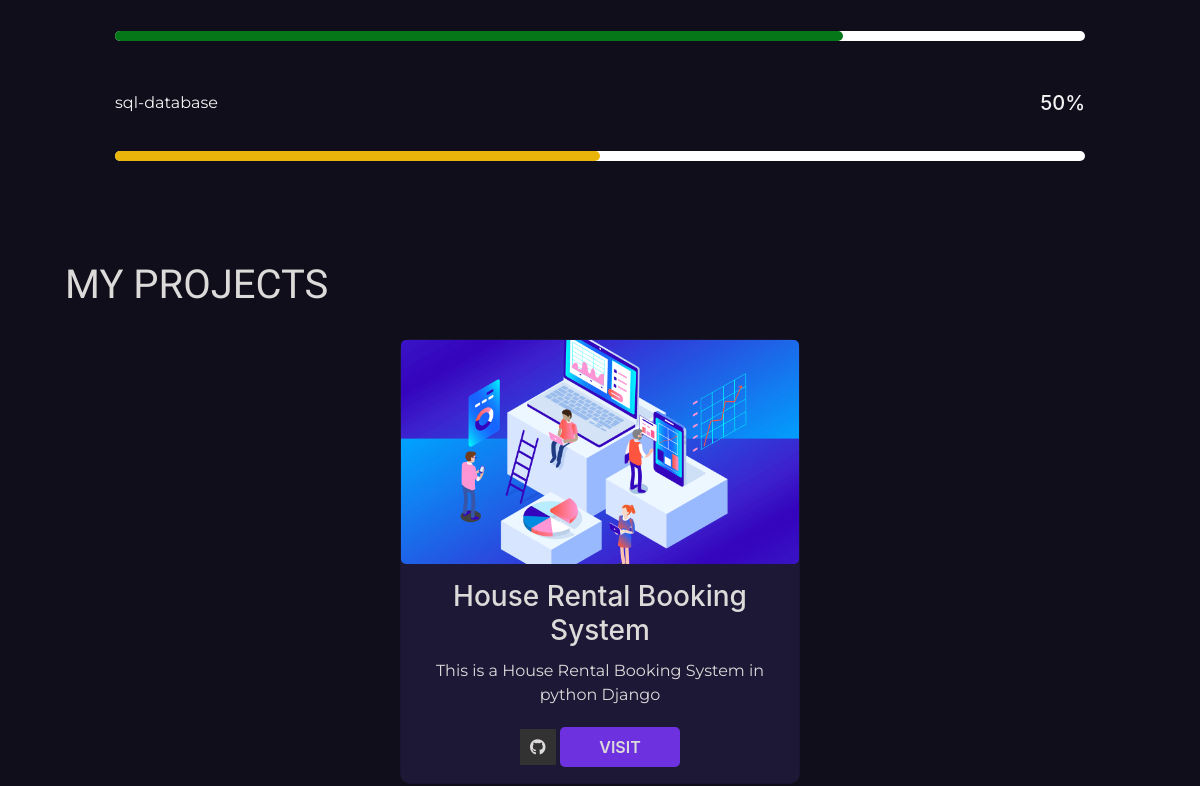
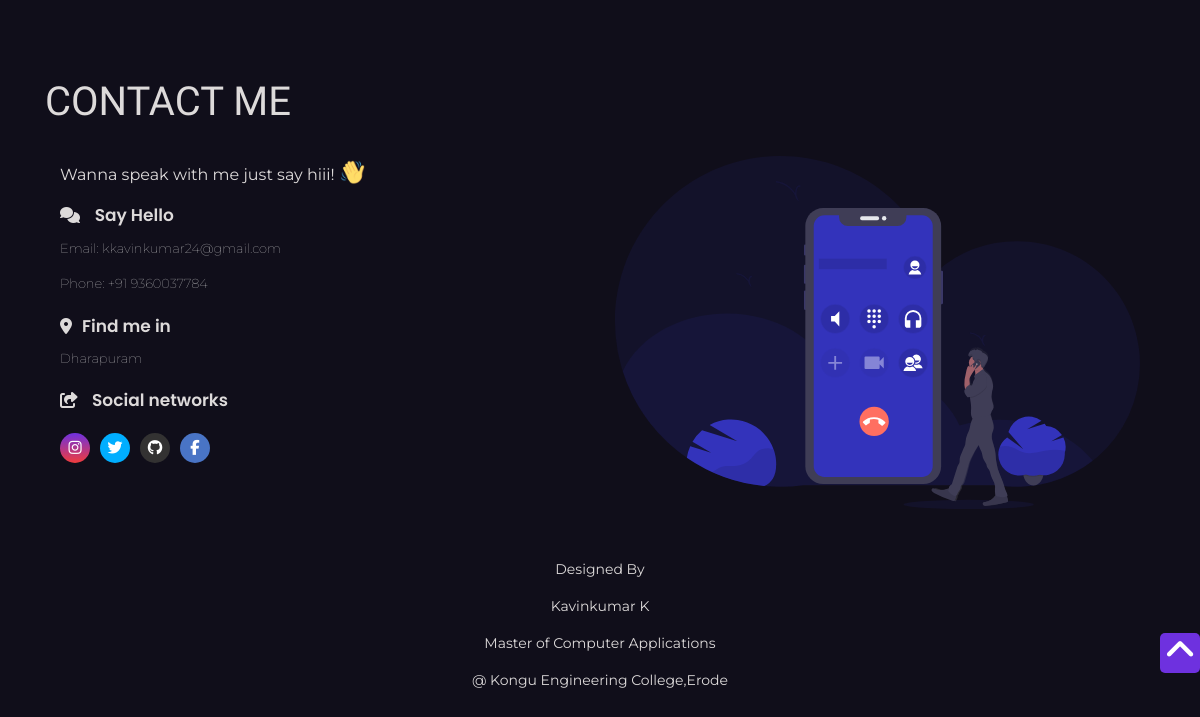
Before: / (lower part) with the older database file (2 pictures, top to bottom).
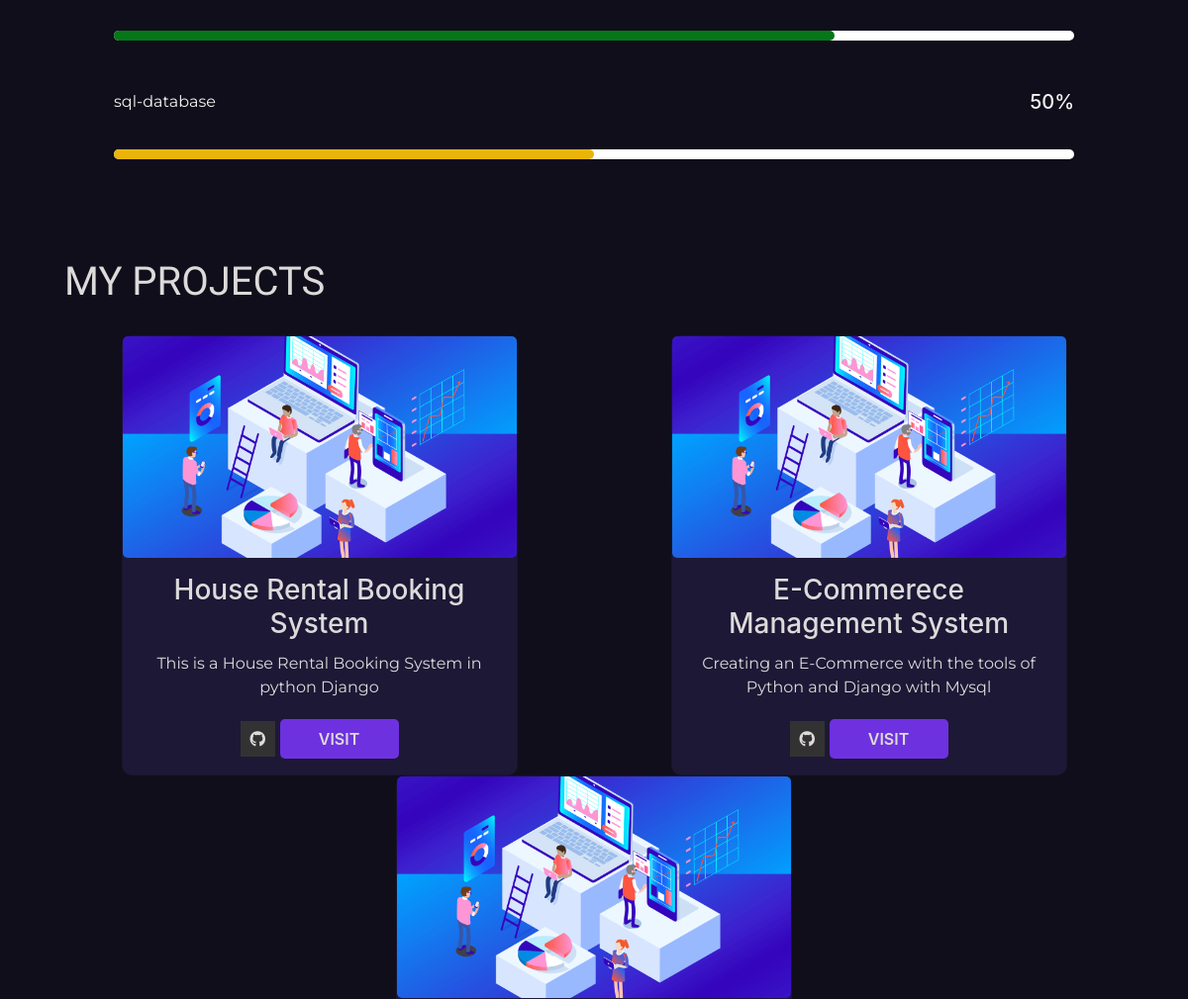
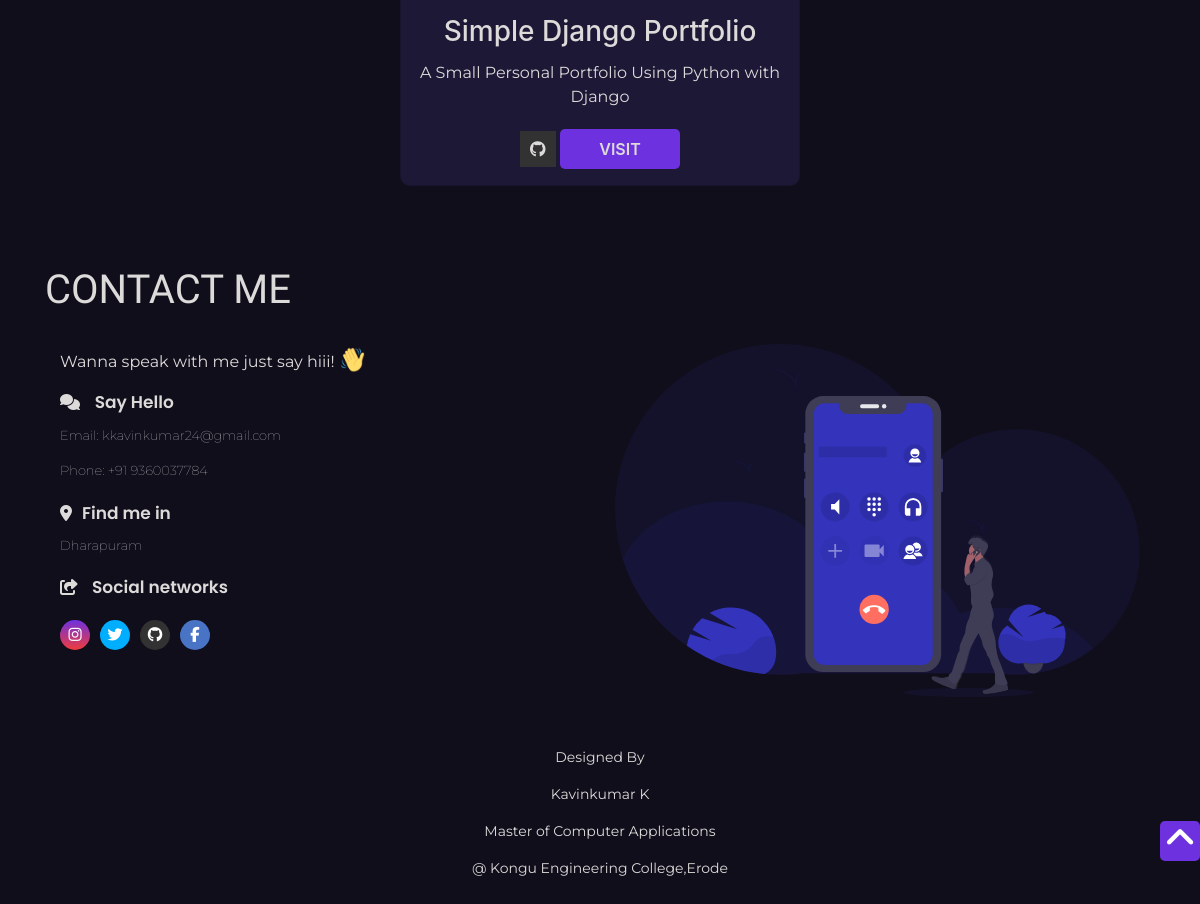
After: the same page with the newer database file (2 pictures, top to bottom).
### feeds/models.py (models this page shows, shortened)
class Projects(models.Model):
    title = models.CharField(max_length=50, blank=True, null=True)
    skill = models.TextField(max_length=230, blank=True, null=True)
    link = models.URLField(blank=True, null=True)
    image = models.URLField(blank=True, null=True)

class PersonalInformation(models.Model):
    name_complete = models.CharField(max_length=50, blank=True, null=True)
    avatar = models.URLField(blank=True, null=True)
    mini_about = models.TextField(blank=True, null=True)
    address = models.CharField(max_length=100, blank=True, null=True)
    phone = models.CharField(max_length=20, blank=True, null=True)
    email = models.EmailField(max_length=255, blank=True, null=True)
    cv = models.FileField(upload_to='cv', blank=True, null=True)
    github = models.URLField(blank=True, null=True)
    linkedin = models.URLField(blank=True, null=True)
    facebook = models.URLField(blank=True, null=True)
    twitter = models.URLField(blank=True, null=True)
    instagram = models.URLField(blank=True, null=True)
    mycv = models.URLField(blank=True, null=True)

### feeds/views.py (the view)
# urls.py: path('',views.home_page,name="main_home" )
def home_page(request):
    myinfo = PersonalInformation.objects.all()
    myabout = About.objects.all()
    myskills = Projects.objects.all()
    skills = Skills.objects.all()
    context = {
        "info": myinfo,
        "about": myabout,
        "skills": myskills,
        "know": skills
    }
    return render(request, 'home_page.html', context)

### feeds/templates/home_page.html (shortened to what this page needs)
{% load static %}
<!DOCTYPE html>
<html lang="en">
<head>
    <link rel="stylesheet" href="https://unpkg.com/aos@next/dist/aos.css" />
    <link rel="stylesheet" href="https://code.ionicframework.com/ionicons/2.0.1/css/ionicons.min.css">
    <link rel="stylesheet" href="https://unicons.iconscout.com/release/v4.0.0/css/line.css">
    <link rel="stylesheet" href="https://allyoucan.cloud/cdn/icofont/1.0.1/icofont.css">
    <link href='https://cdn.jsdelivr.net/npm/boxicons@2.0.5/css/boxicons.min.css' rel='stylesheet'>
    <link rel="stylesheet" href="https://stackpath.bootstrapcdn.com/bootstrap/4.3.1/css/bootstrap.min.css">
    <link rel="stylesheet" href="{% static 'css/main.css' %}">
</head>
<body data-aos-easing="ease" data-aos-duration="1500" data-aos-delay="0">
    <section class="about its-me " id="about">
        <article>
            <div class="container skills" id="skills">
                <div class="small-container">
                    <div class="row9">
                        <div class="col-md-10 initial-5">
                            <div class="all-bars">
                                <div class="bars aos-init" data-aos="zoom-in" data-aos-delay="500">
                                    <div class="bar-info">
                                    </div>
                                    <div class="bar">
                                        <p id="seven"></p>
                                    </div>
                                </div>
                                <div class="bars aos-init" data-aos="zoom-in" data-aos-delay="500">
                                    <div class="bar-info">
                                        <p>sql-database</p>
                                        <h5>50%</h5>
                                    </div>
                                    <div class="bar">
                                        <p id="five"></p>
                                    </div>
                                </div>
                            </div>
                        </div>
                    </div>
                </div>
            </div>
        </article>
    </section>
    <div class="work">
        <div class="container" id="work">
            <div class="title2">
                <h1>MY PROJECTS</h1>
            </div>
            <div class="small-container">
                <div class="row3">
                    {% for sys in skills %}
                    <div class="card initial-6  w- aos-init" data-aos="zoom-in" data-aos-delay="500">
                        <img src="/static/images/Projects/pro.png" alt="">
                        <div class="card-body col-5-info px-3 py-3">
                            <h3 class="pb-1">{{sys.title}}</h3>
                            <p class="pb-1">{{sys.skill}}</p><i class="fa fa-github"></i>
                            <button><a href="{{sys.link}}">VISIT</a></button>
                        </div>
                    </div>
                    {% endfor %}
                </div>
            </div>
        </div>
    </div>
    <footer id="contact">
        <div class="container">
            <div class="title5">
                <h1>CONTACT ME</h1>
            </div>
            <div class="small-container">
                <div class="row4">
                                         {% for infor in info %}
                    <div class="col-md-6 initial-8 aos-init" data-aos="fade-down-right" data-aos-delay="300">
                        <p id="helo">Wanna speak with me just say hiii! <img src="{%  static 'images/e.png' %}" alt="" id="e" class="wave"></p>
                        <div class="contact-info">
                            <div class="c-ico">
                    <i class="fa fa-comments"></i> <span id="io">Say Hello</span></i>
                            </div>
                            <p>Email: <span>{{infor.email}}</span></p>
                            <p>Phone: <span>{{infor.phone}}</span></p>
                        </div>
                        <div class="contact-info">
                            <div class="c-ico">
                                <i class="fa fa-map-marker"></i><span id="io">Find me in</span>
                            </div>
                            <p><span>{{infor.address}}</span></p>
                        </div>
                        <div class="contact-info obojo">
                            <div class="c-ico">
                                <i class="fa fa-share-square-o"> <span id="io">Social networks</span> </i>
                            </div>
                            <h4>
                                <a href="{{infor.instagram}}"> <i class="fa fa-instagram"></i></a>
                                <a href="{{infor.twitter}}"> <i class="fa fa-twitter"></i></a>
                                <a href="{{infor.github}}"><i class="fa fa-github"></i>
                                </a>
                                <a href="{{infor.facebook}}"><i class="fa fa-facebook" style="background: #4974c5"></i></a>
                            </h4>
                        </div>
                    </div>
                    <div class=" col-md-6 initial-7 aos-init " data-aos="zoom-in " data-aos-delay="700 ">
                        <img src="{% static 'images/19.svg' %} " alt=" ">
                    </div>
                 {% endfor %}
                </div>
                <div class="footing ">
                    <div class="row justify-content-center ">
                        <div class="col-md-4 ">
                            <p>Designed By </p>
                            <p>Kavinkumar K</p>
                            <p>Master of Computer Applications</p>
                            <p id="copy "> @ Kongu Engineering College,Erode
                        </div>
                    </div>
                </div>
            </div>
        </div>
        <div class="up-arrow ">
            <div class="arrow ">
                <a href="# "><i class="fa fa-angle-up "></i>
            </a>
            </div>
        </div>
    </footer>
</body>
</html>

### static/css/main.css (style rules this page uses)
body { background: #100e1a !important; overflow-x: hidden; transition: all 0.5s ease !important; }
html { scroll-behavior: smooth; }
a { text-decoration: none !important; }
.its-me { margin-top: 100px; }
.about .container { max-width: 1400px; margin: auto; }
.skills { padding: 100px 0; }
.bar { background: #fff; height: 10px; width: 100%; border-radius: 30px; }
.row9 { display: flex; align-items: center; justify-content: center; }
.initial-5 { color: #f3f3f3; }
.bar-info { margin-bottom: 20px; }
.bars { margin-top: 50px; }
#five { height: 10px; width: 50%; background: #e9b50a; border-radius: 30px; }
#seven { height: 10px; width: 75%; background: #067719; border-radius: 30px; }
.bar-info { display: flex; justify-content: space-between; }
.work { max-width: 1250px !important; margin: auto; }
.row3 { display: flex; justify-content: space-around; align-items: center; flex-wrap: wrap; margin-top: 30px; }
.initial-6 { background: #1d1836 !important; width: 400px !important; }
.initial-6 { border-radius: 10px; width: 100%; transition: ease 0.5s; cursor: pointer; text-align: center; transition: all ease-in-out 0.3s; }
.initial-6 button { background: #6e31df; height: 40px; width: 120px; border-radius: 5px; border: none; color: #fff; transition: all.5s ease; }
.row3 .initial-6 img { border-radius: 5px !important; position: relative !important; }
.title2 { color: #dddada !important; font-family: Candal, sans-serif; padding-left: 20px; }
.col-5-info { padding: 15px 0; color: #dddada !important; }
.col-5-info button a { color: #dddada !important; text-decoration: none; font-weight: 600; }
.initial-6 img { width: 100%; height: 60%; }
footer { max-width: 1200px; margin: auto; margin-top: 80px; color: #dddada; }
.title5 { margin-bottom: 30px; font-weight: 100 !important; font-family: Candal, sans-serif; }
.row4 { display: flex; justify-content: space-around; align-items: center; flex-wrap: wrap-reverse; margin-top: 30px; }
.initial-7 img { width: 100% !important; }
.contact-info { margin-bottom: 20px; font-weight: 100 !important; font-family: Poppins, sans-serif; }
.contact-info #io { font-family: Poppins, sans-serif; margin-left: 10px; font-size: 17px; font-weight: 600; }
.c-ico { margin-bottom: 10px; }
a { text-decoration: none; }
.contact-info h4 i { margin-right: 10px; color: #fff; font-size: 16px; }
.fa-twitter { background: #00aeff !important; }
.fa-instagram { background: linear-gradient(#6e31df, #f03c3c) !important; }
.fa-github { background: #333232 !important; }
.footing { margin-top: 50px !important; max-width: 1200px; margin: auto; text-align: center; }
.contact-info p { font-size: 13px; font-weight: 100 !important; color: #dbdbdb; }
.footing p { font-size: 14px; font-family: Poppins, sans-serif; }
.contact-info h4 { display: flex; align-items: center; margin-top: 20px; }
.contact-info h4 i { background: #dddada; display: flex; justify-content: center; align-items: center; border-radius: 200px; width: 30px; height: 30px; font-size: 15px; transition: 0.5s; margin-bottom: 20px; }
.col-5-info i { padding: 10px 10px; }
#e { width: 25px; position: absolute; top: -3px; margin-left: 5px; }
.wave { animation-name: wave-animation; animation-duration: 2.5s; animation-iteration-count: infinite; transform-origin: 70% 70%; display: inline-block; }
.fa-facebook { color: #5656be; }
.up-arrow { position: relative; }
.arrow { position: absolute; right: 0; bottom: 50px; }
.arrow i { background: #6e31df; display: flex; justify-content: center; height: 40px; width: 40px; font-size: 35px; color: #fff; border-radius: 5px; }
p { font-family: Montserrat, sans-serif !important; }

Changed rows visible on the page:
added Projects: title "E-Commerece Management System", skill "Creating an E-Commerce with the tools of Python and Django with Mysql"
added Projects: title "Simple Django Portfolio", skill "A Small Personal Portfolio Using Python with Django"
